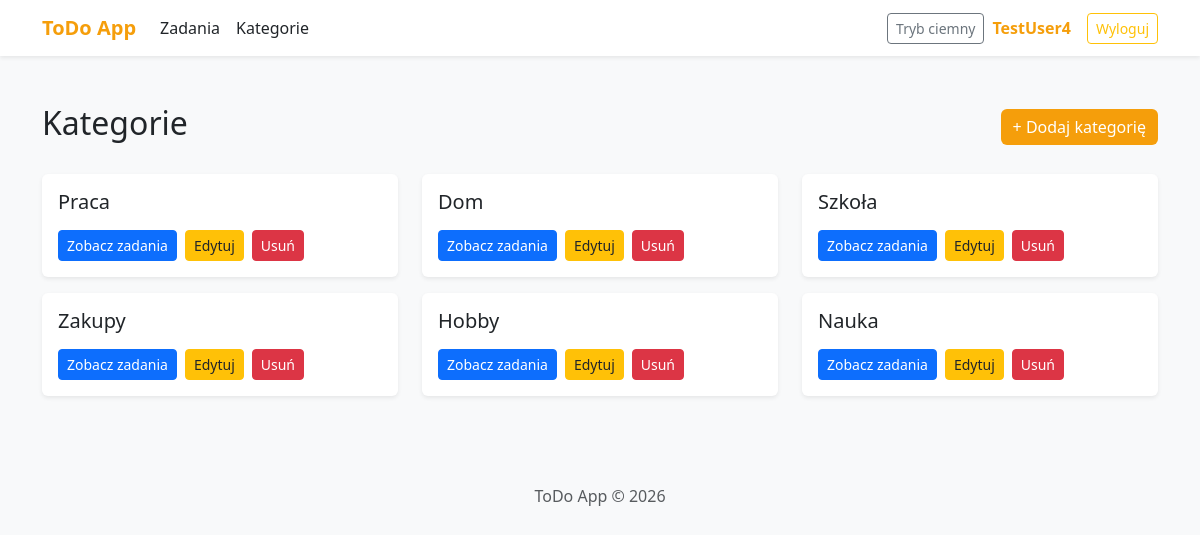
The page /categories/ (signed in) on the database its author committed.
### tasks/models.py (models this page shows, shortened)
class Category(models.Model):
    name = models.CharField(max_length=100)
    user = models.ForeignKey(User, on_delete=models.CASCADE, related_name="categories")

### tasks/views.py (the view)
# urls.py: path("categories/", views.categories, name="categories"),
@login_required
def categories(request):
    categories = Category.objects.filter(user=request.user)
    return render(request, "tasks/categories.html", {
        "categories": categories
    })

### tasks/templates/tasks/categories.html
{% extends 'tasks/base.html' %}
{% block content %}
<div class="d-flex justify-content-between align-items-center mb-4">
    <h2>Kategorie</h2>
    <a href="{% url 'category_create' %}" class="btn btn-main">
        + Dodaj kategorię
    </a>
</div>
<div class="row">
    {% for category in categories %}
        <div class="col-md-4">
            <div class="card p-3 shadow-sm mb-3 border-0 card-task">
                <h5 class="mb-3 text-dark">
                    {{ category.name }}
                </h5>
                <div class="d-flex gap-2">
                    <a href="{% url 'index' %}?category={{ category.id }}" class="btn btn-sm btn-primary">
                        Zobacz zadania
                    </a>
                    <a href="{% url 'category_edit' category.id %}" class="btn btn-sm btn-warning text-dark">
                        Edytuj
                    </a>
                    <a href="{% url 'category_delete' category.id %}" class="btn btn-sm btn-danger">
                        Usuń
                    </a>
                </div>
            </div>
        </div>
    {% empty %}
        <p class="text-muted">Brak kategorii.</p>
    {% endfor %}
</div>
{% endblock %}

### tasks/templates/tasks/base.html (shortened to what this page needs)
<!DOCTYPE html>
<html lang="pl">
<head>
    <link href="https://cdn.jsdelivr.net/npm/bootstrap@5.3.3/dist/css/bootstrap.min.css" rel="stylesheet">
    {% load static %}
    <link rel="stylesheet" href="{% static 'tasks/style.css' %}">
</head>
<body class="bg-light">
<nav class="navbar navbar-expand-lg shadow-sm" style="background-color: white;">
    <div class="container">
        <a class="navbar-brand fw-bold title-accent" href="{% url 'index' %}">
            ToDo App
        </a>
        <div class="collapse navbar-collapse" id="navbarContent">
            <ul class="navbar-nav me-auto">
                <li class="nav-item">
                    <a class="nav-link text-dark" href="{% url 'index' %}">
                        Zadania
                    </a>
                </li>
                <li class="nav-item">
                    <a class="nav-link text-dark" href="{% url 'categories' %}">
                        Kategorie
                    </a>
                </li>
            </ul>
            <div class="d-flex gap-2 align-items-center">
                <button id="themeToggle" class="btn btn-outline-secondary btn-sm" type="button">
                    Tryb ciemny
                </button>
                {% if user.is_authenticated %}
                <span class="me-2 title-accent">
                        {{ user.username }}
                    </span>
                <form method="post" action="{% url 'logout' %}">
                    <button class="btn btn-outline-warning btn-sm">
                        Wyloguj
                    </button>
                </form>
                {% endif %}
            </div>
        </div>
    </div>
</nav>
<main class="container my-5">
    {% block content %}
    {% endblock %}
</main>
<footer class="text-center text-muted py-4">
    ToDo App &copy; 2026
</footer>
</body>
</html>

### tasks/static/tasks/style.css (style rules this page uses)
:root { --main-color: #f59e0b; --main-dark: #d97706; --bg-light: #fffaf3; }
body { background-color: var(--bg-light); }
.btn-main { background-color: var(--main-color); color: white; border: none; }
.title-accent { color: var(--main-color); font-weight: 600; }
.card-task { transition: 0.2s; }

### rows shown on the page
Category: name "Praca"
Category: name "Dom"
Category: name "Szkoła"
Category: name "Zakupy"
Category: name "Hobby"
Category: name "Nauka"

### other values the page prints
{{ user.username }} "TestUser4"
